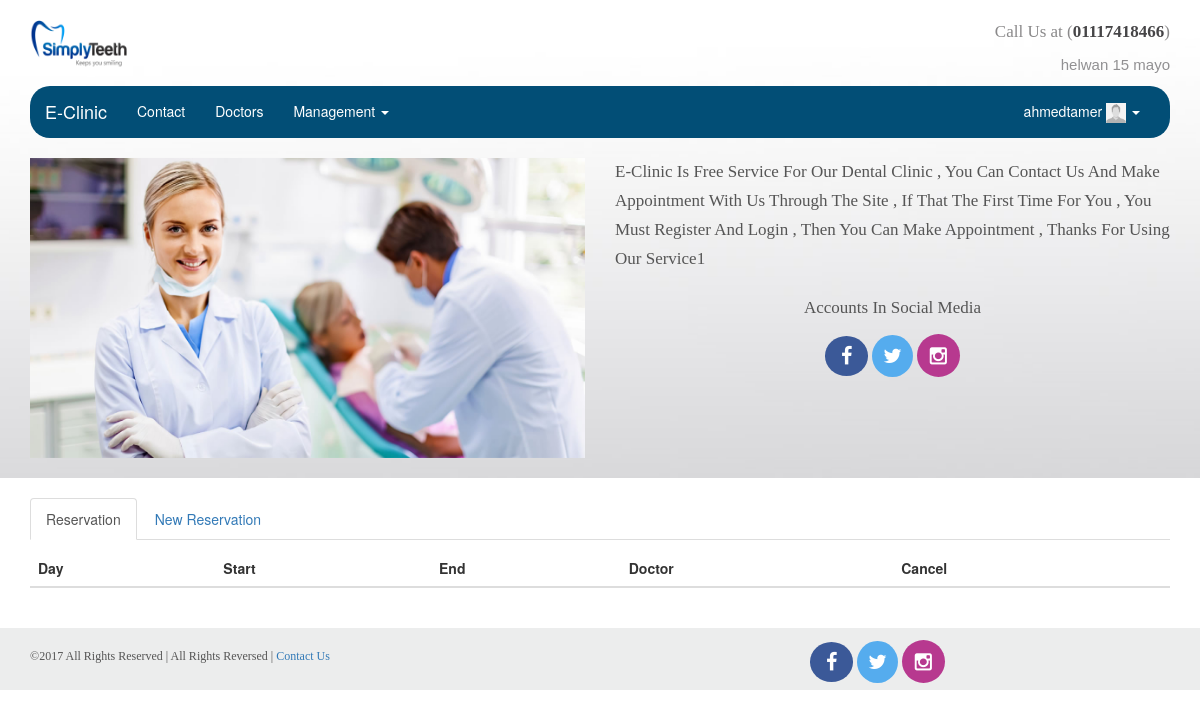
The app's page /index.php?page=manageReservation (signed in) with its own data.
### tables this page shows
CREATE TABLE `aboutsite` (
  `id` int(11) NOT NULL,
  `title` varchar(50) NOT NULL,
  `aboutUs` text NOT NULL,
  `email` text NOT NULL,
  `facebook` text NOT NULL,
  `twitter` text NOT NULL,
  `instagram` text NOT NULL,
  `logo` text NOT NULL,
  `telephone` varchar(15) NOT NULL,
  `address` text NOT NULL,
  `copyright` text NOT NULL
);

CREATE TABLE `slider` (
  `id` int(11) NOT NULL,
  `slider` text NOT NULL,
  `state` int(11) NOT NULL
);

### index.php (called while the page is built)
<?php
include 'header.php';
include 'slider.php';
include 'content.php';
include 'copyright.php';
include 'footer.php';

### database.php (called while the page is built, shortened)
<?php
class Database
{
     private $con;
      public function __construct()
      {
          $this->con = $this->Connect();
      }
      public function Connect()
      {
       $localhost="localhost";
       $root="root";
       $password="";
       $db_name = "clinicmvc";
       $conn = mysqli_connect($localhost,$root,$password,$db_name);
     if($conn)
     {
        mysqli_query($conn,"SET character_set_results=utf8");
        mysqli_query($conn,"set names 'utf8'");
        return $conn;
     }
     else
     {
         echo"error To Connect With Database";
     }
     }
    public function get_all_assoc($result){
        $array=array();
        while($row= mysqli_fetch_assoc($result)){
            $array[]=$row;
        }
        return $array;
    }
       public function Select($table, $Date = "", $where = "")
       {
       $q="";
       $w="";
       if($where!=""){
           foreach ($where as $key=>$value){
           $w.="$key='$value'";}
           $w= "where ".rtrim($w,",");
       }
       if($Date!=""){
       foreach ($Date as $key){
           $q.="$key,";
       }
       $q=  rtrim($q,",");
       }
       else
       {
           $q="*";
       }
       $Query="SElECT $q FROM $table $w ORDER BY id DESC";
       $sql=  mysqli_query($this->con,$Query);
       if($sql){
          return $this->get_all_assoc($sql);
       }
       else{
          return FALSE;
       }
   }
}

### manageReservation.php (the view, shortened to what this page needs)
<?php
require_once'database.php';
?>
<section class="options">
        <ul class="nav nav-tabs" role="tablist">
          <li role="presentation" class="active"><a href="#reservation" aria-controls="home" role="tab" data-toggle="tab">Reservation</a></li>
          <li role="presentation"><a href="#new" aria-controls="profile" role="tab" data-toggle="tab">New Reservation</a></li>
        </ul>
        <div class="tab-content">
            <div role="tabpanel" class="tab-pane fade in active" id="reservation" style="margin-top: 10px;">
                <table class="table table-striped appoint">
                    <thead>
                      <tr>
                        <th>Day</th>
                        <th>Start</th>
                        <th>End</th>
                        <th>Doctor</th>
                        <th>Cancel</th>
                      </tr>
                    </thead>
                      <?php
                      require_once 'database.php';
                      $DB = new Database();
                      ?>
                  </table>
            </div>
                <?php
                $where = array(patientId=>$_SESSION['id']);
                $bookingId =$DB->Select('booking','',$where);
                if(empty($bookingId))
                {
                    ?>
                        <?php
                        require_once 'database.php';
                        ?>
                <?php
                }
                else
                {
                    echo "<p class='lead' style='color:red;'>You Can't Reserve Appointment Because You Already Have One</p>";
                }
                ?>
      </div>
</section>

### slider.php (shortened to what this page needs)
<?php
require_once 'database.php';
$DB = new Database();
$about = $DB->Select('aboutSite');
?>
<section class="slider">
    <div class="container">
        <div class="intro">
            <div class="row">
                <div class="col-md-6">
                    <a href="index.php"><img src="<?php echo $about[0]['logo'];?>" width="100" height="50"></a>
                </div>
                <div class="col-md-6" style="text-align: right;">
                    <span>Call Us at (<h3><?php echo $about[0]['telephone'];?></h3>)</span>
                    <p><?php echo $about[0]['address'];?></p>
                </div>
            </div>
        </div>
        <nav class="navbar navbar-default">
            <div class="container-fluid">
              <div class="navbar-header">
                <a class="navbar-brand" href="index.php"><?php echo $about[0]['title'];?></a>
              </div>
              <div class="collapse navbar-collapse" id="bs-example-navbar-collapse-1">
                <ul class="nav navbar-nav">
                  <li <?php if (@($_GET['page']) == 'contact') echo "class='active'";?>><a href="?page=contact">Contact</a></li>
                  <li <?php if (@($_GET['page']) == 'cast') echo "class='active'";?>><a href="?page=cast">Doctors</a></li>
                  <?php
                  if(isset($_SESSION['username']))
                  {
                  ?>
                  <li class="dropdown">
                    <a href="#" class="dropdown-toggle" data-toggle="dropdown" role="button" aria-haspopup="true" aria-expanded="false">Management <span class="caret"></span></a>
                        <?php
                        $DB = new Database();
                        ?>
                    </li>
                    <?php
                    }
                    ?>
                </ul>
                <ul class="nav navbar-nav navbar-right">
                    <?php
                    if(!isset($_SESSION['username']))
                    {
                     ?>
                    <li <?php if (@($_GET['page']) == 'Register') echo "class='active'";?>><a href="?page=register">Register</a></li>
                    <li><a href="login.php">Login</a></li>
                    <?php
                    }
                    else
                    {
                    ?>
                    <li class="dropdown">
                        <a href="#" class="dropdown-toggle" data-toggle="dropdown" role="button" aria-haspopup="true" aria-expanded="false"><?php echo $_SESSION['username'];?>
                            <img src="<?php echo $_SESSION['photo'];?>" height="20px" width="20px;">
                        <span class="caret"></span></a>
                    </li>
                    <?php
                    }
                    ?>
                </ul>
              </div>
            </div>
        </nav>
        <div class="moves">
            <div class="row">
                <div class="col-md-6">
                    <div id="carousel-example-generic" class="carousel slide" data-ride="carousel">
                        <div class="carousel-inner" role="listbox">
                          <?php
                        $where = array("state"=>1);
                        $slider = $DB->Select('slider','',$where);
                        for($i=0;$i<count($slider);$i++)
                        {
                            $photo = str_replace('../','',$slider[$i]['slider']);
                            if($i == 0)
                            {
                                echo
                                          "<div class='item active'>
                                              <img src='$photo' style='width:100%;height:300px'class='img-responsive'>
                                              <div class='carousel-caption'>
                                              </div>
                                          </div>";
                            }
                        }
                        ?>
                        </div>
                    </div>
                </div>
                <div class="col-md-6">
                    <p class="lead">
                        <?php echo $about[0]['aboutUs'];?>
                    </p>
                    <div class="icons">
                        <p class="lead">Accounts in Social Media </p>
                        <div class="socialmedia">
                        <a target="_blank" href="<?php echo "{$about[0]['facebook']}";?>" class="hvr-bob"><i class="fa fa-facebook fa-lg"></i></a>
                        <a target="_blank" href="<?php echo "{$about[0]['twitter']}";?>" class="hvr-bob"><i class="fa fa-twitter fa-lg"></i></a>
                        <a target="_blank" href="<?php echo "{$about[0]['instagram']}";?>" class="hvr-bob"><i class="fa fa-instagram fa-lg"></i></i></a>
                        </div>
                    </div>
                </div>
            </div>
        </div>
    </div>
</section>

### copyright.php
<?php
require_once 'database.php';
$DB = new Database();
$webinfo = $DB->Select('aboutsite');
?>
<section class="copyright">
    <div class="container">
        <div class="row">
            <div class="col-md-8">
                <p>
                    &copy;<?php echo $webinfo[0]['copyright'];?> | All Rights Reversed |
                    <a href="?page=contact">Contact Us</a>
                </p>
            </div>
            <div class="col-md-4">
                <div class="socialmedia">
                    <a target="_blank" href="<?php echo "{$webinfo[0]['facebook']}";?>" class="hvr-bob"><i class="fa fa-facebook fa-lg"></i></a>
                    <a target="_blank" href="<?php echo "{$webinfo[0]['twitter']}";?>" class="hvr-bob"><i class="fa fa-twitter fa-lg"></i></a>
                    <a target="_blank" href="<?php echo "{$about[0]['instagram']}";?>" class="hvr-bob"><i class="fa fa-instagram fa-lg"></i></i></a>
                </div>
            </div>
        </div>
    </div>
</section>

### css/style.css (style rules this page uses)
.slider { background-image: url(../images/slider.jpg); background-size: cover; height: auto; padding-top: 20px; padding-bottom: 20px; overflow: hidden; }
.slider .intro a { text-decoration: none; width:110px; height: auto; display: block; }
.slider .intro p { color: #919092; font-family: Arial; font-size: 15px; margin-top: 10px; }
.slider .intro span { display: inline; font-size: 17px; font-family: Tahoma; color: #8a898a; padding-bottom: 20px; }
.slider .intro span h3 { display: inline; color: #464547; font-weight: bold; font-size: 17px; }
.slider .navbar-default { border: none; background-color:#024e76; border-radius: 20px; }
.slider .navbar-default .navbar-nav>li>a { color: #ffffff; }
.slider .navbar-default .navbar-brand { color: #fff; }
.slider .carousel-inner>.item>a>img, .carousel-inner>.item>img, .img-responsive, .thumbnail a>img, .thumbnail>img { width: 100%; height: 250px; }
.slider .moves p { line-height: 1.7; color: #555; font-family: Tahoma; font-size: 17px; text-transform: capitalize; }
.slider .moves .icons { text-align: center; }
.copyright { background-color: #eceded; padding: 20px 0; height: auto; }
.copyright p { font-family: Tahoma; text-transform: capitalize; font-size: 12px; color: #555; margin: 0; }
.copyright p a { text-decoration: none; color:#337ab7; }
.socialmedia { margin-bottom: 0; }
.socialmedia a { text-decoration: none; }
.socialmedia i { color: #ffffff; font-size: 20px; cursor: pointer; outline: none; display: inline; border-radius: 50%; }
.socialmedia :nth-of-type(1) i { padding: 10px 16px;; background-color: #3b5998; }
.socialmedia :nth-of-type(2) i { padding: 11px; background-color: #55acee; }
.socialmedia :nth-of-type(3) i { padding: 12px 13px 11px 13px; background-color: #b7398f; }
.options { width: 100%; }
body { overflow-x: hidden; }

### records on screen
aboutsite: logo (picture), telephone "01117418466", address "helwan 15 mayo", title "E-Clinic", aboutUs "E-Clinic Is Free Service For Our Dental Clinic , You Can Contact Us And Make Appointment With Us Through The Site , If That The First Time For You , You Must Register And Login , Then You Can Make Appointment , Thanks For Using Our Service1", copyright "2017 All Rights Reserved"
slider: slider (picture)

### other values on screen
$_SESSION['username'] "ahmedtamer"
